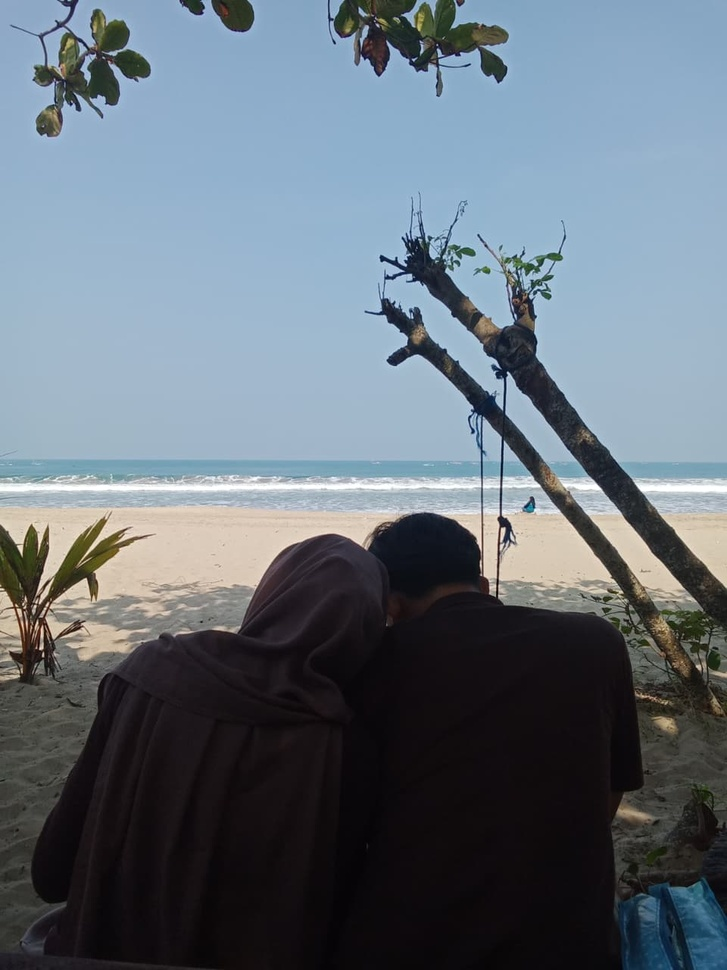
#> input picture foto/fotoPantai.jpg, 727 x 970 px, shrunk from 960 x 1280 before the run
$ jupyter execute Canny.ipynb   (older library calls are emulated)
#> lines starting #> are read from the running program, lines starting #| are printed output that depends on the picture
## **PRAKTIKUM PENGOLAHAN CITRA DIGITAL**
## *Implementasi Canny Edge Detection*

**Disusun oleh:**
- Nama: Shela Rahma Fitri
- NIM: 24260012
- Program Studi: teknik informatika
- Semester: 5

---

### Metode yang Digunakan
Canny Edge Detection merupakan metode deteksi tepi yang digunakan untuk menemukan batas objek pada citra digital berdasarkan perubahan intensitas piksel. Metode ini dilakukan melalui beberapa tahapan pengolahan citra untuk menghasilkan tepi objek yang lebih jelas.

### **Pendahuluan**

Pengolahan citra digital merupakan proses pengolahan gambar menggunakan komputer untuk memperoleh informasi tertentu dari suatu citra. Salah satu teknik dalam pengolahan citra digital adalah deteksi tepi (*Edge Detection*), yaitu teknik yang digunakan untuk menemukan batas objek berdasarkan perubahan intensitas piksel pada citra.

Deteksi tepi termasuk dalam operasi area (*Neighborhood Operation/Filtering*), karena proses pengolahan dapat memanfaatkan informasi dari piksel-piksel yang berada di sekitar suatu piksel. Teknik ini dapat membantu memperjelas kontur dan bentuk objek sehingga informasi pada citra lebih mudah dianalisis.

Salah satu metode deteksi tepi adalah Canny Edge Detection. Metode ini memiliki beberapa tahapan, yaitu penghalusan citra menggunakan Gaussian Filter, perhitungan gradien, *Non-Maximum Suppression*, penerapan ambang ganda (*Double Threshold*), dan pelacakan tepi menggunakan *Edge Tracking by Hysteresis*.

Pada praktikum ini, metode Canny Edge Detection diterapkan pada citra foto pantai untuk mendeteksi tepi objek yang terdapat di dalam gambar. Hasil pengolahan kemudian diamati untuk mengetahui kemampuan metode Canny dalam menampilkan batas dan kontur objek pada citra.

### **Tujuan Praktikum**

1. Memahami konsep dasar deteksi tepi (*Edge Detection*) dalam pengolahan citra digital.
2. Memahami tahapan kerja metode Canny Edge Detection.
3. Mengimplementasikan metode Canny Edge Detection menggunakan Python dan OpenCV.
4. Mengamati dan menganalisis hasil deteksi tepi pada citra foto pantai.

### **1. import library**

[cell 1]
import cv2
import numpy as np
import matplotlib.pyplot as plt

print("Semua library berhasil diimpor!")

### **2. Membaca dan Menampilkan Citra Asli**

[cell 2]
# Membaca citra dari folder foto
image = cv2.imread("foto/fotoPantai.jpg")
#> image is the input picture: shape (970, 727, 3); mean B, G, R 122.6, 112.5, 101.4

# Memeriksa apakah citra berhasil dibaca
if image is None:
    raise FileNotFoundError(
        "Citra tidak ditemukan. Periksa nama file dan lokasi foto."
    )

# Mengambil informasi citra
tinggi, lebar, kanal = image.shape

print("Citra berhasil dibaca!")
print("Dimensi citra :", lebar, "x", tinggi, "piksel")
#| Dimensi citra : 727 x 970 piksel
print("Jumlah kanal  :", kanal)
#| Jumlah kanal  : 3
print("Tipe data     :", image.dtype)
#| Tipe data     : uint8
print("Nilai minimum :", np.min(image))
#| Nilai minimum : 0
print("Nilai maksimum:", np.max(image))
#| Nilai maksimum: 255
print("Jumlah piksel :", tinggi * lebar)
#| Jumlah piksel : 705190

[cell 3]
# Mengubah format warna BGR menjadi RGB
image_rgb = cv2.cvtColor(image, cv2.COLOR_BGR2RGB)

# Menampilkan citra asli
plt.figure(figsize=(7, 8))
plt.imshow(image_rgb)
plt.title("Citra Asli")
plt.axis("off")
plt.show()

### **3. Konversi Citra ke Grayscale**

Citra asli memiliki tiga kanal warna, yaitu merah, hijau, dan biru (RGB). Pada tahap ini, citra diubah menjadi grayscale atau citra keabuan agar setiap piksel direpresentasikan oleh satu nilai intensitas.

Konversi grayscale dilakukan sebagai tahap persiapan sebelum proses Canny Edge Detection. Dengan menggunakan citra grayscale, perubahan intensitas antara piksel yang berdekatan dapat dianalisis untuk membantu menemukan tepi objek.

[cell 4]
# Mengubah citra berwarna menjadi grayscale
gray = cv2.cvtColor(image, cv2.COLOR_BGR2GRAY)
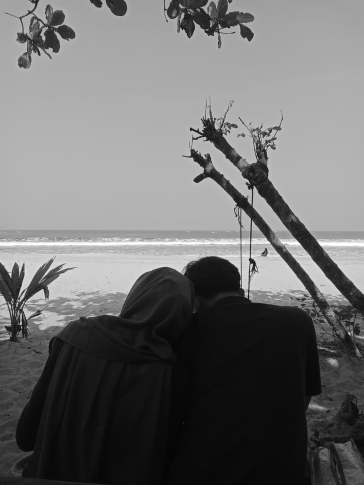
#> gray: shape (970, 727) (shown at 1/2 size); min 1, max 255, mean 110.3

# Menampilkan citra grayscale
plt.figure(figsize=(7, 8))
plt.imshow(gray, cmap="gray")
plt.title("Citra Grayscale")
plt.axis("off")
plt.show()

# Menampilkan informasi citra grayscale
print("Dimensi citra grayscale:", gray.shape)
#| Dimensi citra grayscale: (970, 727)
print("Tipe data:", gray.dtype)
#| Tipe data: uint8
print("Nilai minimum:", np.min(gray))
#| Nilai minimum: 1
print("Nilai maksimum:", np.max(gray))
#| Nilai maksimum: 255

### **4. Penghalusan Citra Menggunakan Gaussian Filter**

Gaussian Filter merupakan proses penghalusan citra yang digunakan untuk mengurangi noise atau gangguan kecil pada gambar. Proses ini dilakukan sebelum deteksi tepi agar perubahan intensitas yang tidak diperlukan tidak terlalu memengaruhi hasil deteksi.

Gaussian Filter bekerja dengan memberikan bobot pada piksel di sekitar piksel yang sedang diproses. Piksel yang lebih dekat umumnya memiliki bobot lebih besar dibandingkan piksel yang lebih jauh.

Pada praktikum ini, Gaussian Filter diterapkan pada citra grayscale sebagai salah satu tahap persiapan dalam metode Canny Edge Detection.

[cell 5]
# Menghaluskan citra grayscale menggunakan Gaussian Filter
blur = cv2.GaussianBlur(gray, (5, 5), 1.0)

# Menampilkan perbandingan citra sebelum dan sesudah penghalusan
plt.figure(figsize=(12, 5))

plt.subplot(1, 2, 1)
plt.imshow(gray, cmap="gray")
plt.title("Citra Grayscale")
plt.axis("off")

plt.subplot(1, 2, 2)
plt.imshow(blur, cmap="gray")
plt.title("Citra Setelah Gaussian Filter")
plt.axis("off")

plt.tight_layout()
plt.show()
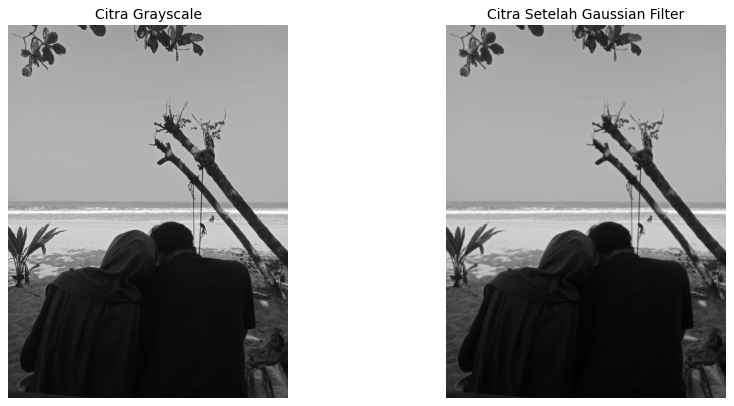
#> figure drawn by matplotlib, 2 panels

### **5. Ilustrasi Perubahan Intensitas Piksel**

Untuk memahami bagaimana perubahan intensitas dapat menunjukkan tepi, kita mengambil dua contoh langsung dari foto yang digunakan dalam praktikum. Contoh pertama berasal dari area yang intensitasnya relatif stabil, sedangkan contoh kedua berasal dari area dengan perubahan intensitas yang kuat.

Visualisasi dan grafik di bawah menggunakan citra grayscale yang telah melewati Gaussian Filter. Nilai piksel ditampilkan apa adanya pada skala 0–255; tidak ada kontras buatan yang diterapkan pada nilai tersebut.

[cell 6]
# Ilustrasi Perubahan Intensitas dari Foto Sendiri Setelah Gaussian Filter

# Pastikan citra grayscale (gray) sudah dibuat pada bagian sebelumnya.
gray_smooth = cv2.GaussianBlur(gray, (5, 5), 0)

# 1. Menghitung perubahan intensitas piksel untuk memilih contoh dari foto.
gray_float = gray_smooth.astype(np.float32)

# Menghitung gradien menggunakan operator Sobel.
gx = cv2.Sobel(gray_float, cv2.CV_32F, 1, 0, ksize=3)
gy = cv2.Sobel(gray_float, cv2.CV_32F, 0, 1, ksize=3)
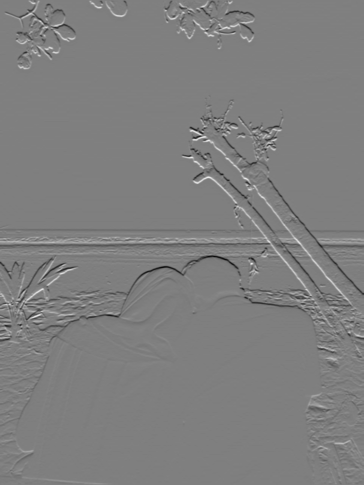
#> gy: shape (970, 727) float32 (shown at 1/2 size); min -416, max 418, mean -0.9; drawn with min black and max white
grad = np.hypot(gx, gy)
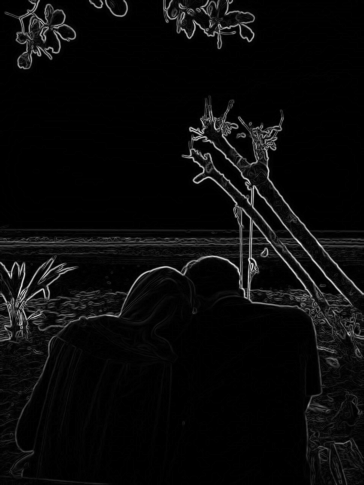
#> grad: shape (970, 727) float32 (shown at 1/2 size); min 0, max 483.7, mean 19.6; drawn with min black and max white

# Menghindari area tepi gambar saat memilih titik.
margin_y = max(1, int(gray.shape[0] * 0.05))
margin_x = max(1, int(gray.shape[1] * 0.05))

area_grad = grad[
    margin_y:gray.shape[0] - margin_y,
    margin_x:gray.shape[1] - margin_x
]
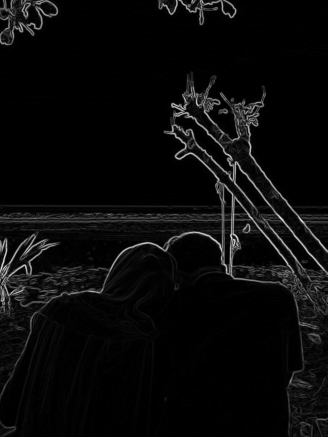
#> area_grad: shape (874, 655) float32 (shown at 1/2 size); min 0, max 483.7, mean 19.5; drawn with min black and max white

# Memilih titik dengan perubahan intensitas kecil dan besar.
y_kecil_rel, x_kecil_rel = np.unravel_index(
    np.argmin(area_grad), area_grad.shape
)
#> y_kecil_rel = 0; x_kecil_rel = 114
y_tajam_rel, x_tajam_rel = np.unravel_index(
    np.argmax(area_grad), area_grad.shape
)
#> y_tajam_rel = 436; x_tajam_rel = 561

y_kecil = int(y_kecil_rel + margin_y)
#> y_kecil = 48
x_kecil = int(x_kecil_rel + margin_x)
#> x_kecil = 150
y_tajam = int(y_tajam_rel + margin_y)
#> y_tajam = 484
x_tajam = int(x_tajam_rel + margin_x)
#> x_tajam = 597

titik_kecil = (x_kecil, y_kecil)
#> titik_kecil = (150, 48)
titik_tajam = (x_tajam, y_tajam)
#> titik_tajam = (597, 484)


# 2. Mengambil nilai intensitas piksel di sekitar titik terpilih.
def ambil_profil(gray_img, gx_img, gy_img, x, y, panjang=9):
#> called with x = 150, y = 48, panjang = 9
    horizontal = abs(gx_img[y, x]) >= abs(gy_img[y, x])
#> horizontal = True
    setengah = panjang // 2

    if horizontal:
        awal = max(0, min(x - setengah, gray_img.shape[1] - panjang))
#> awal = 146
        nilai = gray_img[y, awal:awal + panjang]
#> nilai = [167, 167, 166, 166, 166, 166, 166, 166, 166]
    else:
        awal = max(0, min(y - setengah, gray_img.shape[0] - panjang))
        nilai = gray_img[awal:awal + panjang, x]

    return nilai.astype(int)


nilai_kecil = ambil_profil(gray_smooth, gx, gy, x_kecil, y_kecil)
#> nilai_kecil = [167, 167, 166, 166, 166, 166, 166, 166, 166]
nilai_tajam = ambil_profil(gray_smooth, gx, gy, x_tajam, y_tajam)
#> nilai_tajam = [238, 237, 227, 198, 152, 105, 73, 57, 47]


# 3. Menampilkan gambar dan grafik perubahan intensitas.
fig, axes = plt.subplots(2, 3, figsize=(16, 9))
fig.suptitle(
    "Ilustrasi Perubahan Intensitas Piksel dari Foto Pantai",
    fontsize=16,
    y=0.98
)

# Baris atas: gambar grayscale dan lokasi titik.
axes[0, 0].imshow(gray_smooth, cmap="gray")
axes[0, 0].scatter(
    [x_kecil], [y_kecil],
    color="lime", s=50, label="Perubahan kecil"
)
axes[0, 0].scatter(
    [x_tajam], [y_tajam],
    color="red", s=50, label="Perubahan tajam"
)
axes[0, 0].set_title("Citra Grayscale Setelah Gaussian Filter")
axes[0, 0].legend(fontsize=8)
axes[0, 0].axis("off")

# Menampilkan potongan area sekitar titik perubahan kecil.
ukuran_crop = 30
crop_kecil = gray_smooth[
    max(0, y_kecil - ukuran_crop):y_kecil + ukuran_crop + 1,
    max(0, x_kecil - ukuran_crop):x_kecil + ukuran_crop + 1
]
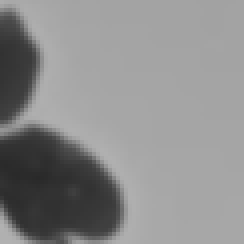
#> crop_kecil: shape (61, 61) (shown 4 times larger); min 41, max 177, mean 139.8
axes[0, 1].imshow(crop_kecil, cmap="gray")
axes[0, 1].set_title("Area dengan Perubahan Intensitas Kecil")
axes[0, 1].axis("off")

# Menampilkan potongan area sekitar titik perubahan tajam.
crop_tajam = gray_smooth[
    max(0, y_tajam - ukuran_crop):y_tajam + ukuran_crop + 1,
    max(0, x_tajam - ukuran_crop):x_tajam + ukuran_crop + 1
]
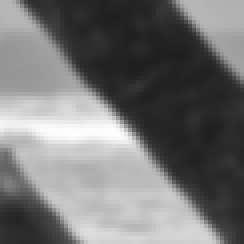
#> crop_tajam: shape (61, 61) (shown 4 times larger); min 31, max 254, mean 116.5
axes[0, 2].imshow(crop_tajam, cmap="gray")
axes[0, 2].set_title("Area dengan Perubahan Intensitas Tajam")
axes[0, 2].axis("off")

# Baris bawah: grafik nilai intensitas piksel.
axes[1, 0].axis("off")
axes[1, 0].text(
    0.05, 0.8,
    "Keterangan:\n"
    "• Gaussian Filter menghaluskan citra.\n"
    "• Perubahan intensitas kecil menunjukkan\n"
    "  nilai piksel yang relatif seragam.\n"
    "• Perubahan tajam menunjukkan perbedaan\n"
    "  intensitas yang lebih besar.",
    fontsize=11,
    va="top"
)

axes[1, 1].plot(range(len(nilai_kecil)), nilai_kecil, marker="o")
axes[1, 1].set_title("Profil Intensitas: Perubahan Kecil")
axes[1, 1].set_xlabel("Posisi Piksel")
axes[1, 1].set_ylabel("Intensitas (0–255)")
axes[1, 1].set_ylim(0, 255)
axes[1, 1].grid(True, alpha=0.3)

axes[1, 2].plot(range(len(nilai_tajam)), nilai_tajam, marker="o")
axes[1, 2].set_title("Profil Intensitas: Perubahan Tajam")
axes[1, 2].set_xlabel("Posisi Piksel")
axes[1, 2].set_ylabel("Intensitas (0–255)")
axes[1, 2].set_ylim(0, 255)
axes[1, 2].grid(True, alpha=0.3)

plt.tight_layout()
plt.show()
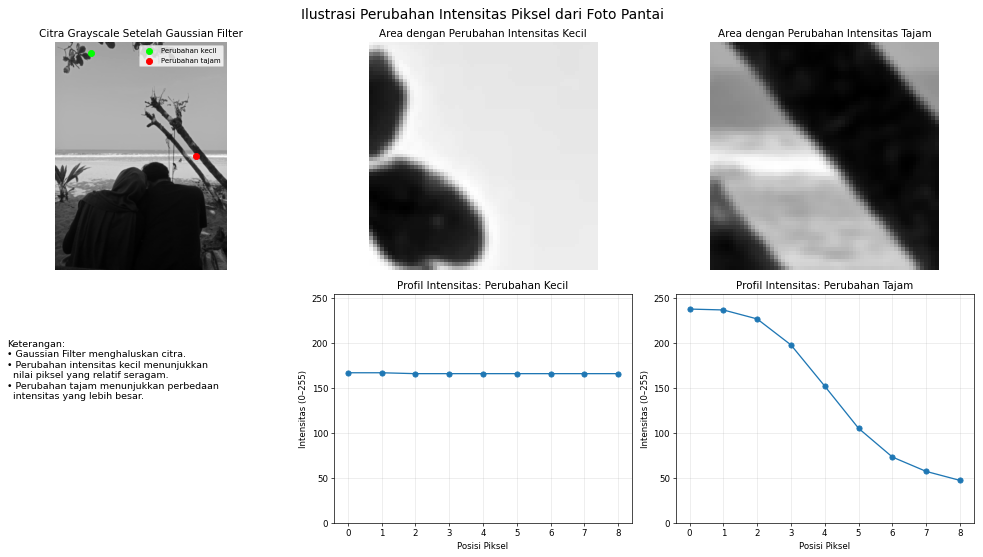
#> figure drawn by matplotlib, 5 panels

# 4. Menampilkan informasi titik yang dipilih.
print("=" * 55)
print("ILUSTRASI PERUBAHAN INTENSITAS PIKSEL")
print("=" * 55)
print(f"Titik perubahan kecil : {titik_kecil}")
#| Titik perubahan kecil : (150, 48)
print(f"Nilai intensitas      : {nilai_kecil.tolist()}")
#| Nilai intensitas      : [167, 167, 166, 166, 166, 166, 166, 166, 166]
print()
print(f"Titik perubahan tajam : {titik_tajam}")
#| Titik perubahan tajam : (597, 484)
print(f"Nilai intensitas      : {nilai_tajam.tolist()}")
#| Nilai intensitas      : [238, 237, 227, 198, 152, 105, 73, 57, 47]
print("=" * 55)

### **6. Proses Deteksi Tepi Menggunakan Canny Edge Detection**

Canny Edge Detection merupakan metode deteksi tepi yang digunakan untuk menemukan batas objek berdasarkan perubahan intensitas pada citra. Metode ini memiliki beberapa tahapan, yaitu penghalusan citra, perhitungan gradien, Non-Maximum Suppression, Double Threshold, dan Edge Tracking by Hysteresis.

Pada tahap ini, metode Canny diterapkan pada citra grayscale yang telah melalui proses Gaussian Filter. Proses deteksi tepi dilakukan menggunakan fungsi `cv2.Canny()` pada OpenCV dengan menentukan nilai ambang bawah (*low threshold*) dan ambang atas (*high threshold*).

Nilai ambang digunakan untuk membantu menentukan piksel yang termasuk tepi kuat, tepi lemah, atau bukan tepi.

[cell 7]
# Menerapkan Canny Edge Detection
low_threshold = 50
high_threshold = 150

edges = cv2.Canny(blur, low_threshold, high_threshold)
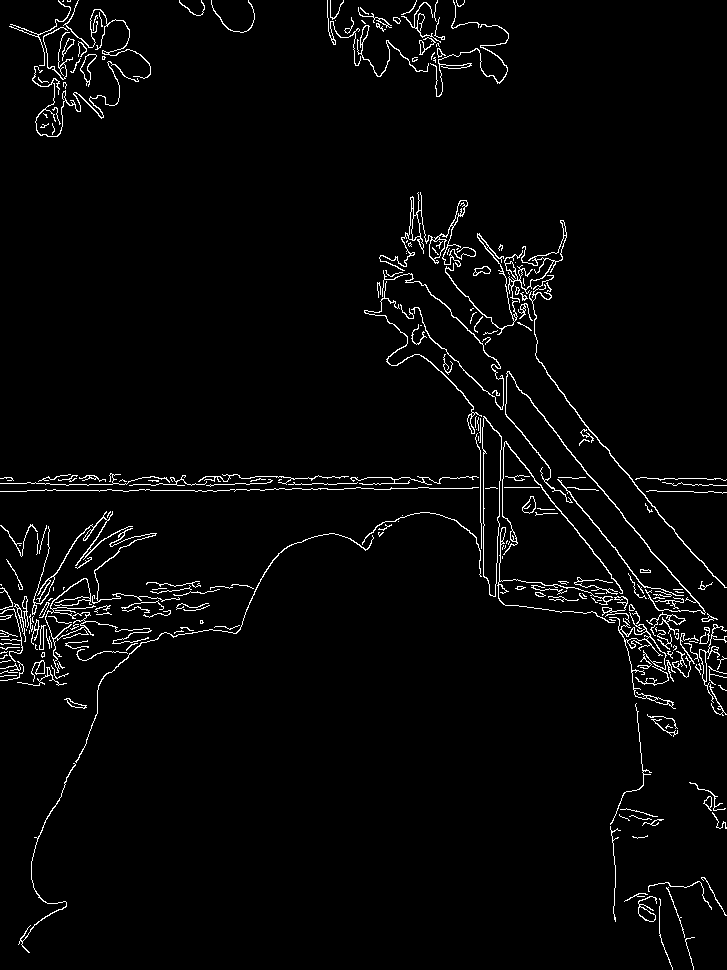
#> edges: shape (970, 727); 2.9% white in thin lines or dots

# Menampilkan hasil deteksi tepi
plt.figure(figsize=(7, 8))
plt.imshow(edges, cmap="gray")
plt.title("Hasil Canny Edge Detection")
plt.axis("off")
plt.show()

### **7. Perbandingan Citra Sebelum dan Sesudah Deteksi Tepi**

Pada tahap ini, citra asli, citra grayscale, dan hasil Canny Edge Detection ditampilkan secara berdampingan. Perbandingan ini bertujuan untuk mengamati perubahan tampilan citra setelah melalui proses konversi grayscale, penghalusan Gaussian, dan deteksi tepi.

Citra asli menampilkan objek dalam warna sebenarnya, sedangkan citra grayscale menampilkan informasi intensitas dalam bentuk keabuan. Hasil Canny menampilkan piksel-piksel yang teridentifikasi sebagai tepi sehingga batas dan kontur objek dapat diamati dengan lebih jelas.

[cell 8]
# Membandingkan citra asli, grayscale, dan hasil Canny
plt.figure(figsize=(15, 6))

plt.subplot(1, 3, 1)
plt.imshow(image_rgb)
plt.title("Citra Asli")
plt.axis("off")

plt.subplot(1, 3, 2)
plt.imshow(gray, cmap="gray")
plt.title("Citra Grayscale")
plt.axis("off")

plt.subplot(1, 3, 3)
plt.imshow(edges, cmap="gray")
plt.title("Hasil Canny Edge Detection")
plt.axis("off")

plt.tight_layout()
plt.show()

### **8. Analisis Kuantitatif Hasil Canny Edge Detection**

Setelah proses deteksi tepi dilakukan, hasil citra dianalisis secara kuantitatif untuk mengetahui jumlah piksel yang terdeteksi sebagai tepi dan jumlah piksel yang tidak terdeteksi sebagai tepi.

Pada citra hasil Canny, piksel tepi umumnya memiliki nilai 255 (putih), sedangkan piksel bukan tepi memiliki nilai 0 (hitam). Berdasarkan nilai tersebut, jumlah dan persentase piksel tepi dapat dihitung untuk memberikan gambaran mengenai hasil deteksi.

[cell 9]
# Menghitung jumlah piksel tepi dan bukan tepi
total_piksel = edges.size
jumlah_tepi = np.count_nonzero(edges == 255)
#> jumlah_tepi = 20488
jumlah_bukan_tepi = np.count_nonzero(edges == 0)
#> jumlah_bukan_tepi = 684702

# Menghitung persentase piksel
persentase_tepi = (jumlah_tepi / total_piksel) * 100
#> persentase_tepi = 2.91
persentase_bukan_tepi = (jumlah_bukan_tepi / total_piksel) * 100
#> persentase_bukan_tepi = 97.09

# Menampilkan hasil perhitungan
print("Total piksel             :", total_piksel)
#| Total piksel             : 705190
print("Jumlah piksel tepi       :", jumlah_tepi)
#| Jumlah piksel tepi       : 20488
print("Jumlah piksel bukan tepi :", jumlah_bukan_tepi)
#| Jumlah piksel bukan tepi : 684702
print("Persentase piksel tepi   :", round(persentase_tepi, 2), "%")
#| Persentase piksel tepi   : 2.91 %
print("Persentase bukan tepi    :", round(persentase_bukan_tepi, 2), "%")
#| Persentase bukan tepi    : 97.09 %
